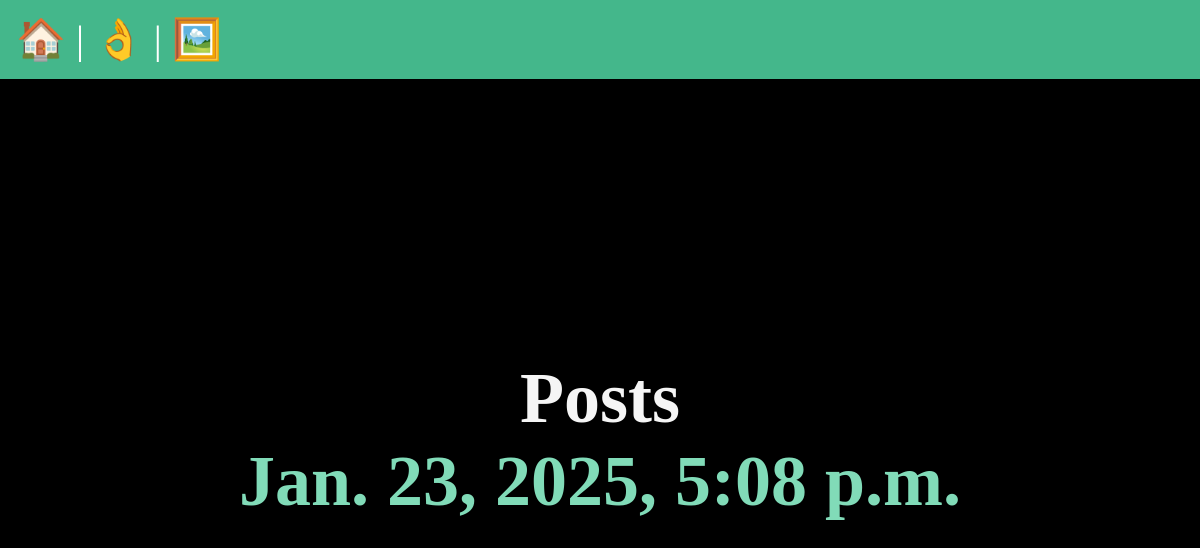
The app's page /posts/, older data.
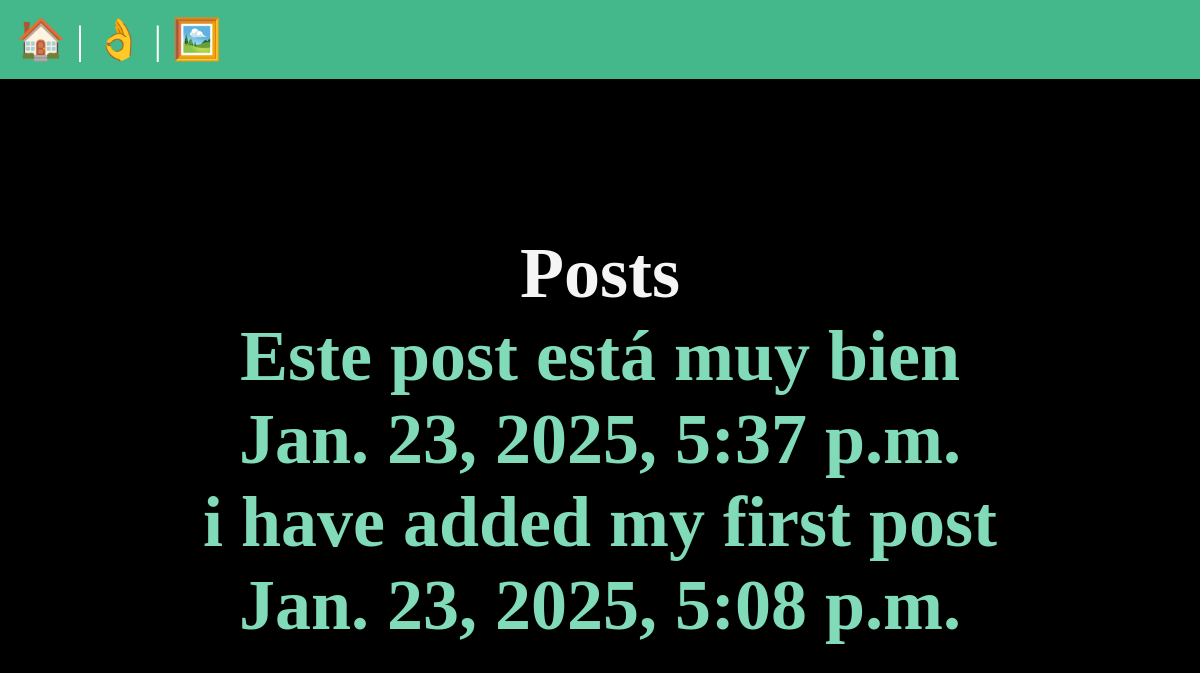
The same page, newer data.
### posts/models.py (models this page shows, shortened)
class Post(models.Model):
    title = models.CharField(max_length=75)
    body = models.TextField()
    slug = models.SlugField()
    date = models.DateTimeField(auto_now_add=True)
    banner = models.ImageField(default='fallback.png', blank = True)

### posts/views.py (the view)
# urls.py: path('', views.posts_list, name="list"),
def posts_list(request):
    posts = Post.objects.all().order_by('-date')
    return render(request, 'posts/posts_list.html', {'posts':posts})

### posts/templates/posts/posts_list.html (shortened to what this page needs)
{% extends 'layout.html' %}
{% block content %}
<section>
<h1>Posts </h1>
{% for post in posts %}
    <article class="post">
        <h2>
           <a href="{% url 'posts:page' slug=post.slug %}"
            {{ post.title }}
    </h2>
        <p>{{ post.body }}</p>
        <p>{{ post.date }}</p>
    </article>
{% endfor %}
</section>
{% endblock content %}

### templates/layout.html (shortened to what this page needs)
<!DOCTYPE html>
{% load static %}
<html lang="en">
<head>
    <link rel="stylesheet" href="{% static 'css/style.css' %}">
</head>
<body>
    <nav>
        <a href="/">
            <span role="img" aria-label="Home">🏠</span>
        </a> |
        <a href="/about">
            <span role="img" aria-label="About">👌</span></a> |
        <a href="{% url 'posts:list' %}">
            <span role="img" aria-label="Posts">🖼️</span></a>
    </nav>
    <main>
        {% block content %}
        {% endblock content %}
    </main>
</body>
</html>

Row changes from the older to the newer data that the page shows:
added Post: body "Este post está muy bien", date "Jan. 23, 2025, 5:37 p.m."
changed Post: body (not shown) → "i have added my first post"
